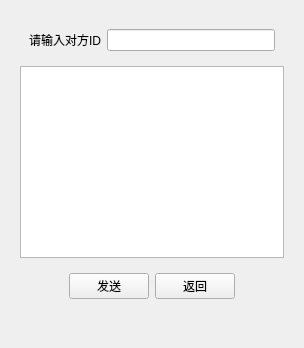
       <widget class="QWidget" name="write">
        <layout class="QHBoxLayout" name="horizontalLayout_12">
         <item>
          <widget class="QWidget" name="widget_6" native="true">
           <layout class="QVBoxLayout" name="verticalLayout_2">
            <item>
             <widget class="QWidget" name="widget_3" native="true">
              <layout class="QHBoxLayout" name="horizontalLayout_10">
               <item>
                <widget class="QLabel" name="mid">
                 <property name="text">
                  <string>请输入对方ID</string>
                 </property>
                </widget>
               </item>
               <item>
                <widget class="QLineEdit" name="midin"/>
               </item>
              </layout>
             </widget>
            </item>
            <item>
             <widget class="QPlainTextEdit" name="textin"/>
            </item>
            <item>
             <widget class="QWidget" name="widget_4" native="true">
              <layout class="QHBoxLayout" name="horizontalLayout_11">
               <item>
                <spacer name="horizontalSpacer_5">
                 <property name="orientation">
                  <enum>Qt::Horizontal</enum>
                 </property>
                 <property name="sizeHint" stdset="0">
                  <size>
                   <width>40</width>
                   <height>20</height>
                  </size>
                 </property>
                </spacer>
               </item>
               <item>
                <widget class="QPushButton" name="sendbt">
                 <property name="text">
                  <string>发送</string>
                 </property>
                </widget>
               </item>
               <item>
                <widget class="QPushButton" name="re1">
                 <property name="text">
                  <string>返回</string>
                 </property>
                </widget>
               </item>
               <item>
                <spacer name="horizontalSpacer_6">
                 <property name="orientation">
                  <enum>Qt::Horizontal</enum>
                 </property>
                 <property name="sizeHint" stdset="0">
                  <size>
                   <width>40</width>
                   <height>20</height>
                  </size>
                 </property>
                </spacer>
               </item>
              </layout>
             </widget>
            </item>
            <item>
             <widget class="QLabel" name="merr">
              <property name="text">
               <string/>
              </property>
              <property name="alignment">
               <set>Qt::AlignCenter</set>
              </property>
             </widget>
            </item>
           </layout>
          </widget>
         </item>
        </layout>
       </widget>
